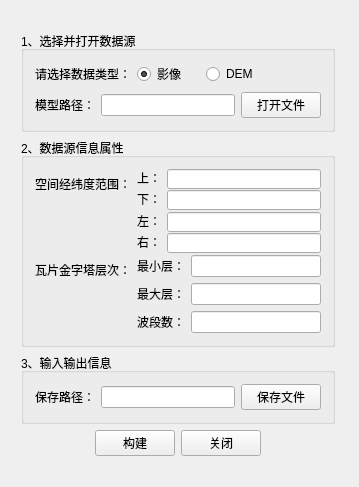
<?xml version="1.0" encoding="UTF-8"?>
<ui version="4.0">
 <class>MainWindow</class>
 <widget class="QMainWindow" name="MainWindow">
  <property name="geometry">
   <rect>
    <x>0</x>
    <y>0</y>
    <width>359</width>
    <height>487</height>
   </rect>
  </property>
  <property name="windowTitle">
   <string>瓦片切分工具</string>
  </property>
  <widget class="QWidget" name="centralWidget">
   <widget class="QWidget" name="layoutWidget">
    <property name="geometry">
     <rect>
      <x>10</x>
      <y>20</y>
      <width>336</width>
      <height>447</height>
     </rect>
    </property>
    <layout class="QVBoxLayout" name="verticalLayout_9">
     <item>
      <layout class="QVBoxLayout" name="verticalLayout_8">
       <item>
        <widget class="QGroupBox" name="groupBox">
         <property name="title">
          <string>1、选择并打开数据源</string>
         </property>
         <layout class="QVBoxLayout" name="verticalLayout_7">
          <item>
           <layout class="QVBoxLayout" name="verticalLayout_6">
            <item>
             <layout class="QHBoxLayout" name="horizontalLayout_8">
              <item>
               <widget class="QLabel" name="label">
                <property name="text">
                 <string>&lt;html&gt;&lt;head/&gt;&lt;body&gt;&lt;p align=&quot;center&quot;&gt;请选择数据类型：&lt;/p&gt;&lt;/body&gt;&lt;/html&gt;</string>
                </property>
               </widget>
              </item>
              <item>
               <layout class="QHBoxLayout" name="horizontalLayout">
                <property name="spacing">
                 <number>20</number>
                </property>
                <item>
                 <widget class="QRadioButton" name="FileType1">
                  <property name="text">
                   <string>影像</string>
                  </property>
                  <property name="checked">
                   <bool>true</bool>
                  </property>
                 </widget>
                </item>
                <item>
                 <widget class="QRadioButton" name="FileType2">
                  <property name="text">
                   <string>DEM</string>
                  </property>
                 </widget>
                </item>
               </layout>
              </item>
              <item>
               <spacer name="horizontalSpacer_4">
                <property name="orientation">
                 <enum>Qt::Horizontal</enum>
                </property>
                <property name="sizeHint" stdset="0">
                 <size>
                  <width>32</width>
                  <height>17</height>
                 </size>
                </property>
               </spacer>
              </item>
             </layout>
            </item>
            <item>
             <layout class="QHBoxLayout" name="horizontalLayout_4">
              <item>
               <widget class="QLabel" name="label_2">
                <property name="text">
                 <string>&lt;html&gt;&lt;head/&gt;&lt;body&gt;&lt;p align=&quot;center&quot;&gt;模型路径：&lt;/p&gt;&lt;/body&gt;&lt;/html&gt;</string>
                </property>
               </widget>
              </item>
              <item>
               <widget class="QLineEdit" name="FilePathshow"/>
              </item>
              <item>
               <widget class="QPushButton" name="OpenFile">
                <property name="focusPolicy">
                 <enum>Qt::StrongFocus</enum>
                </property>
                <property name="text">
                 <string>打开文件</string>
                </property>
                <property name="autoDefault">
                 <bool>false</bool>
                </property>
               </widget>
              </item>
             </layout>
            </item>
           </layout>
          </item>
         </layout>
         <zorder></zorder>
        </widget>
       </item>
       <item>
        <widget class="QGroupBox" name="groupBox_2">
         <property name="title">
          <string>2、数据源信息属性</string>
         </property>
         <layout class="QVBoxLayout" name="verticalLayout_4">
          <item>
           <layout class="QVBoxLayout" name="verticalLayout_3">
            <item>
             <layout class="QFormLayout" name="formLayout_2">
              <property name="fieldGrowthPolicy">
               <enum>QFormLayout::AllNonFixedFieldsGrow</enum>
              </property>
              <item row="0" column="0">
               <widget class="QLabel" name="label_3">
                <property name="text">
                 <string>&lt;html&gt;&lt;head/&gt;&lt;body&gt;&lt;p align=&quot;center&quot;&gt;空间经纬度范围：&lt;/p&gt;&lt;/body&gt;&lt;/html&gt;</string>
                </property>
                <property name="alignment">
                 <set>Qt::AlignCenter</set>
                </property>
               </widget>
              </item>
              <item row="0" column="1">
               <layout class="QFormLayout" name="formLayout">
                <property name="fieldGrowthPolicy">
                 <enum>QFormLayout::AllNonFixedFieldsGrow</enum>
                </property>
                <item row="0" column="0">
                 <widget class="QLabel" name="label_4">
                  <property name="text">
                   <string>&lt;html&gt;&lt;head/&gt;&lt;body&gt;&lt;p align=&quot;center&quot;&gt;上：&lt;/p&gt;&lt;/body&gt;&lt;/html&gt;</string>
                  </property>
                 </widget>
                </item>
                <item row="0" column="1">
                 <widget class="QLineEdit" name="Top">
                  <property name="minimumSize">
                   <size>
                    <width>40</width>
                    <height>20</height>
                   </size>
                  </property>
                  <property name="layoutDirection">
                   <enum>Qt::LeftToRight</enum>
                  </property>
                 </widget>
                </item>
                <item row="1" column="0">
                 <widget class="QLabel" name="label_5">
                  <property name="text">
                   <string>&lt;html&gt;&lt;head/&gt;&lt;body&gt;&lt;p align=&quot;center&quot;&gt;下：&lt;/p&gt;&lt;/body&gt;&lt;/html&gt;</string>
                  </property>
                 </widget>
                </item>
                <item row="1" column="1">
                 <widget class="QLineEdit" name="Bottom">
                  <property name="minimumSize">
                   <size>
                    <width>40</width>
                    <height>20</height>
                   </size>
                  </property>
                 </widget>
                </item>
                <item row="2" column="0">
                 <widget class="QLabel" name="label_6">
                  <property name="text">
                   <string>&lt;html&gt;&lt;head/&gt;&lt;body&gt;&lt;p align=&quot;center&quot;&gt;左：&lt;/p&gt;&lt;/body&gt;&lt;/html&gt;</string>
                  </property>
                 </widget>
                </item>
                <item row="2" column="1">
                 <widget class="QLineEdit" name="Left">
                  <property name="minimumSize">
                   <size>
                    <width>40</width>
                    <height>20</height>
                   </size>
                  </property>
                 </widget>
                </item>
                <item row="3" column="1">
                 <widget class="QLineEdit" name="Right">
                  <property name="minimumSize">
                   <size>
                    <width>40</width>
                    <height>20</height>
                   </size>
                  </property>
                 </widget>
                </item>
                <item row="3" column="0">
                 <widget class="QLabel" name="label_7">
                  <property name="text">
                   <string>&lt;html&gt;&lt;head/&gt;&lt;body&gt;&lt;p align=&quot;center&quot;&gt;右：&lt;/p&gt;&lt;/body&gt;&lt;/html&gt;</string>
                  </property>
                 </widget>
                </item>
               </layout>
              </item>
             </layout>
            </item>
            <item>
             <layout class="QGridLayout" name="gridLayout">
              <item row="0" column="0">
               <layout class="QFormLayout" name="formLayout_3">
                <item row="0" column="0">
                 <widget class="QLabel" name="label_8">
                  <property name="text">
                   <string>&lt;html&gt;&lt;head/&gt;&lt;body&gt;&lt;p align=&quot;center&quot;&gt;瓦片金字塔层次：&lt;/p&gt;&lt;/body&gt;&lt;/html&gt;</string>
                  </property>
                 </widget>
                </item>
                <item row="0" column="1">
                 <layout class="QVBoxLayout" name="verticalLayout_2">
                  <item>
                   <layout class="QHBoxLayout" name="horizontalLayout_6">
                    <item>
                     <widget class="QLabel" name="label_9">
                      <property name="text">
                       <string>&lt;html&gt;&lt;head/&gt;&lt;body&gt;&lt;p align=&quot;center&quot;&gt;最小层：&lt;/p&gt;&lt;/body&gt;&lt;/html&gt;</string>
                      </property>
                     </widget>
                    </item>
                    <item>
                     <widget class="QLineEdit" name="txtMinLevel"/>
                    </item>
                   </layout>
                  </item>
                  <item>
                   <layout class="QHBoxLayout" name="horizontalLayout_7">
                    <item>
                     <widget class="QLabel" name="label_10">
                      <property name="text">
                       <string>&lt;html&gt;&lt;head/&gt;&lt;body&gt;&lt;p align=&quot;center&quot;&gt;最大层：&lt;/p&gt;&lt;/body&gt;&lt;/html&gt;</string>
                      </property>
                     </widget>
                    </item>
                    <item>
                     <widget class="QLineEdit" name="txtMaxLevel"/>
                    </item>
                   </layout>
                  </item>
                  <item>
                   <layout class="QHBoxLayout" name="horizontalLayout_9">
                    <item>
                     <widget class="QLabel" name="label_12">
                      <property name="text">
                       <string>波段数：</string>
                      </property>
                     </widget>
                    </item>
                    <item>
                     <widget class="QLineEdit" name="band"/>
                    </item>
                   </layout>
                  </item>
                 </layout>
                </item>
               </layout>
              </item>
             </layout>
            </item>
           </layout>
          </item>
         </layout>
         <zorder></zorder>
        </widget>
       </item>
       <item>
        <widget class="QGroupBox" name="groupBox_3">
         <property name="title">
          <string>3、输入输出信息</string>
         </property>
         <layout class="QVBoxLayout" name="verticalLayout_5">
          <item>
           <layout class="QHBoxLayout" name="horizontalLayout_5">
            <item>
             <widget class="QLabel" name="label_11">
              <property name="text">
               <string>&lt;html&gt;&lt;head/&gt;&lt;body&gt;&lt;p align=&quot;center&quot;&gt;保存路径：&lt;/p&gt;&lt;/body&gt;&lt;/html&gt;</string>
              </property>
             </widget>
            </item>
            <item>
             <widget class="QLineEdit" name="SavePathShow"/>
            </item>
            <item>
             <widget class="QPushButton" name="SaveFile">
              <property name="focusPolicy">
               <enum>Qt::StrongFocus</enum>
              </property>
              <property name="text">
               <string>保存文件</string>
              </property>
              <property name="autoDefault">
               <bool>false</bool>
              </property>
             </widget>
            </item>
           </layout>
          </item>
         </layout>
         <zorder></zorder>
        </widget>
       </item>
      </layout>
     </item>
     <item>
      <layout class="QHBoxLayout" name="horizontalLayout_2">
       <item>
        <spacer name="horizontalSpacer">
         <property name="orientation">
          <enum>Qt::Horizontal</enum>
         </property>
         <property name="sizeHint" stdset="0">
          <size>
           <width>40</width>
           <height>20</height>
          </size>
         </property>
        </spacer>
       </item>
       <item>
        <layout class="QHBoxLayout" name="horizontalLayout_3">
         <item>
          <widget class="QPushButton" name="structure">
           <property name="focusPolicy">
            <enum>Qt::StrongFocus</enum>
           </property>
           <property name="text">
            <string>构建</string>
           </property>
           <property name="autoDefault">
            <bool>false</bool>
           </property>
          </widget>
         </item>
         <item>
          <widget class="QPushButton" name="close">
           <property name="focusPolicy">
            <enum>Qt::StrongFocus</enum>
           </property>
           <property name="text">
            <string>关闭</string>
           </property>
           <property name="autoDefault">
            <bool>false</bool>
           </property>
          </widget>
         </item>
        </layout>
       </item>
       <item>
        <spacer name="horizontalSpacer_2">
         <property name="orientation">
          <enum>Qt::Horizontal</enum>
         </property>
         <property name="sizeHint" stdset="0">
          <size>
           <width>40</width>
           <height>20</height>
          </size>
         </property>
        </spacer>
       </item>
      </layout>
     </item>
    </layout>
   </widget>
  </widget>
 </widget>
 <layoutdefault spacing="6" margin="11"/>
 <resources/>
 <connections/>
</ui>
